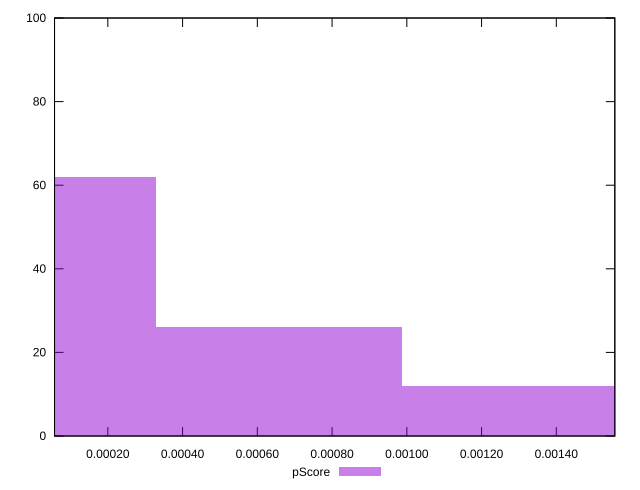

The gnuplot source for this figure:
reset

$pScore <<EOF
0.0006575822921384148 26
0.0013151645842768296 12
0 62
EOF

set key outside below
set boxwidth 0.0006575822921384148
set xrange [0.00005737132390171151:0.0015565513490774507]
set yrange [0:100]
set trange [0:100]
set style fill transparent solid 0.5 noborder
set terminal svg size 640, 490 enhanced background rgb 'white'
set output "reprap/largest-contentful-paint/samples/pages+cached/pScore/histogram.svg"

plot $pScore title "pScore" with boxes

reset
